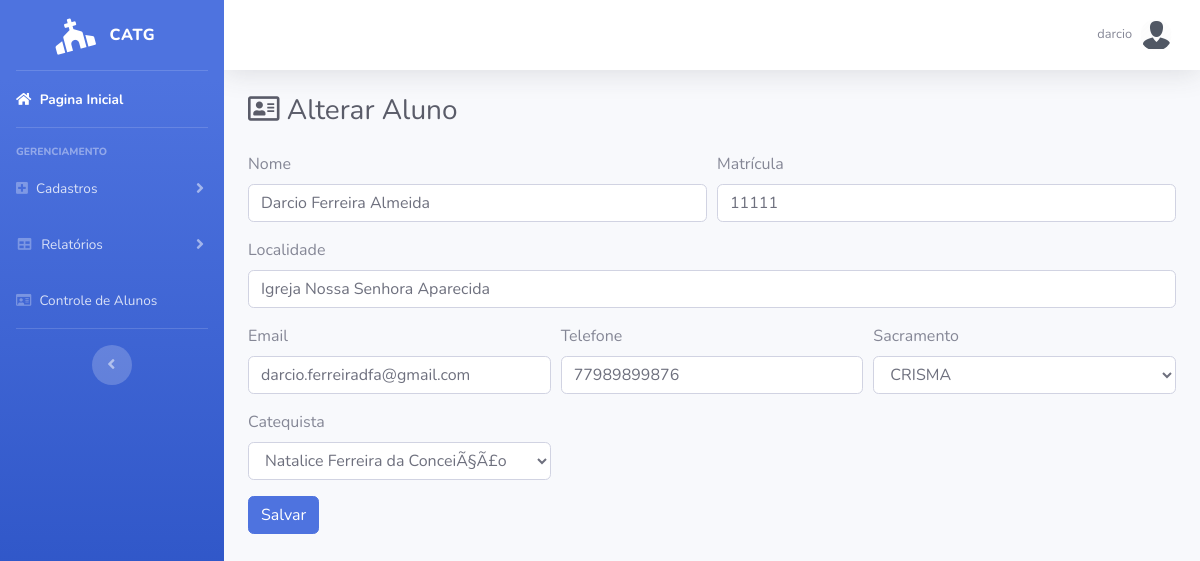
Page /form_up_aluno.php?id=15 (signed in) on the committed database.
### tables this page shows
CREATE TABLE `aluno` (
  `idAluno` int(11) NOT NULL,
  `nome` varchar(100) NOT NULL,
  `matricula` varchar(15) NOT NULL,
  `local` varchar(50) NOT NULL,
  `telefone` varchar(15) DEFAULT NULL,
  `email` varchar(100) DEFAULT NULL,
  `idCatequista` int(11) NOT NULL,
  `idSacramento` int(11) NOT NULL,
  `falta` int(11) DEFAULT NULL,
  `presenca` int(11) DEFAULT NULL
);

### form_up_aluno.php (the view, shortened to what this page needs)
<?php
	require_once './model/conexao.php';
	$id = $_GET["id"];
	$result = $conn -> query("SELECT * FROM aluno WHERE idAluno='{$id}'");
	if ($result){
		$row = $result->fetch();
		$nome = $row["nome"];
		$matricula = $row["matricula"];
		$local = $row["local"];
		$email = $row["email"];
		$telefone = $row["telefone"];
	  $idSacramento = $row["idSacramento"];
    $idCatequista= $row["idCatequista"];
	}
?>
<!DOCTYPE html>
<html lang="pt-br">
<head>
  <link href="vendor/fontawesome-free/css/all.min.css" rel="stylesheet" type="text/css">
  <link href="css/sb-admin-2.min.css" rel="stylesheet">
</head>
<body id="page-top">
<?php
if(isset($_SESSION['nome']) && isset($_SESSION['senha']) && $_SESSION['codLog']==1)
{ ?>
  <div id="wrapper">
    <ul class="navbar-nav bg-gradient-primary sidebar sidebar-dark accordion" id="accordionSidebar">
      <a class="sidebar-brand d-flex align-items-center justify-content-center" href="index.php">
        <div class="sidebar-brand-icon rotate-n-15">
           <i class="fas fa-church"></i>
        </div>
        <div class="sidebar-brand-text mx-3">CatG</div>
      </a>
      <hr class="sidebar-divider my-0">
      <li class="nav-item active">
        <a class="nav-link" href="index.php">
          <i class="fa fa-home"></i>
          <span>Pagina Inicial</span></a>
      </li>
      <hr class="sidebar-divider">
      <div class="sidebar-heading">
        Gerenciamento
      </div>
      <li class="nav-item">
        <a class="nav-link collapsed" href="#" data-toggle="collapse" data-target="#collapseTwo" aria-expanded="true" aria-controls="collapseTwo">
          <i class="fa fa-plus-square"></i>
          <span>Cadastros</span>
        </a>
      </li>
      <li class="nav-item">
        <a class="nav-link collapsed" href="#" data-toggle="collapse" data-target="#collapseUtilities" aria-expanded="true" aria-controls="collapseUtilities">
          <i class="fas fa-fw fa-table"></i>
          <span>Relatórios</span>
        </a>
      </li>
      <li class="nav-item">
       <a class="nav-link" href="controle_aluno.php">
           <i class="far fa-id-card"></i>
          <span>Controle de Alunos</span></a>
      </li>
      <hr class="sidebar-divider d-none d-md-block">
      <div class="text-center d-none d-md-inline">
        <button class="rounded-circle border-0" id="sidebarToggle"></button>
      </div>
    </ul>
    <div id="content-wrapper" class="d-flex flex-column">
      <div id="content">
        <nav class="navbar navbar-expand navbar-light bg-white topbar mb-4 static-top shadow">
          <ul class="navbar-nav ml-auto">
            <li class="nav-item dropdown no-arrow">
              <a class="nav-link dropdown-toggle" href="#" id="userDropdown" role="button" data-toggle="dropdown" aria-haspopup="true" aria-expanded="false">
                <span class="mr-2 d-none d-lg-inline text-gray-600 small"><?php echo $_SESSION['nome']; ?></span>
                  <img class="img-profile rounded-circle" src="./img/login.png">
              </a>
            </li>
          </ul>
        </nav>
        <div class="container-fluid">
          <div class="d-sm-flex align-items-center justify-content-between mb-4">
            <h1 class="h3 mb-0 text-gray-800"> <i class="far fa-address-card"></i>   Alterar Aluno</h1>
          </div>
             <form  method="POST" action="alterar_aluno.php">
            <div class="form-row">
             <div class="form-group col-md-6">
               <label for="inputEmail4">Nome</label>
               <input type="text" value="<?php echo $nome; ?>" class="form-control" name="nome" placeholder="Nome" required>
              </div>
              <div class="form-group col-md-6">
               <label for="inputPassword4">Matrícula</label>
               <input type="text" value="<?php echo $matricula; ?>" class="form-control" id="inputPassword4" name="matricula" placeholder="Matrícula" required>
             </div>
           </div>
           <div class="form-group">
              <label for="inputAddress">Localidade</label>
             <input type="text" value="<?php echo $local; ?>" class="form-control" id="inputAddress" name="local" placeholder="Ex.: Igreja Matriz" required>
           </div>
            <div class="form-row">
              <div class="form-group col-md-4">
                <label for="inputCity">Email</label>
                <input type="email" value="<?php echo $email; ?>" class="form-control" name="email" id="inputCity" placeholder="Email">
              </div>
              <div class="form-group col-md-4">
                <label for="inputCity">Telefone</label>
                <input type="text" id="celular"value="<?php echo $telefone; ?>" class="form-control"  onkeypress="mascara(this)" maxlength="15" name="telefone" placeholder="Telefone">
              </div>
              <div class="form-group col-md-4">
                <label for="inputEstado">Sacramento</label>
                <select id="idSacramento" onchange="buscar_Catequista()" name="idSacramento" class="form-control" required>
                <?php
                 require_once './model/conexao.php';
                     $result = $conn -> query("SELECT * FROM sacramento WHERE idSacramento='{$idSacramento}'");
                      if ($result) {
                        while($row = $result->fetch(PDO::FETCH_OBJ)){
                          echo '<option style="color: black; " value="'.$row -> idSacramento.'">'.$row-> descricao.'</option>';
                        }
                      }
                ?>
         			</select>
         			</div>
    					<div class="form-group col-md-4">
      					<label for="inputCEP">Catequista</label>
      					<select id="Catequista" name="idCatequista" class="form-control" required>
                <?php require_once './model/conexao.php';
                     $result = $conn -> query("SELECT * FROM catequista WHERE idCatequista='{$idCatequista}'");
                      if ($result) {
                        while($row = $result->fetch(PDO::FETCH_OBJ)){
                          echo '<option style="color: black; " value="'.$row -> idCatequista.'">'.$row-> nomeC.'</option>';
                        }
                      }
                ?>
         				</select>
    					</div>
             </div>
        		 <div class="form-group">
              <button type="submit" class="btn btn-primary">Salvar</button>
            </div>
             </div>
            </div>
            </div>
          </div>
<?php
}else{
  header("Location:login.html");
} ?>
</body>
</html>

### rows in the picture
aluno: nome "Darcio Ferreira Almeida", matricula "11111", local "Igreja Nossa Senhora Aparecida", email "darcio.ferreiradfa@gmail.com"

### other values in the picture
$_SESSION['nome'] "darcio"
form field idSacramento "CRISMA"
form field idCatequista "Natalice Ferreira da ConceiÃ§Ã£o"
